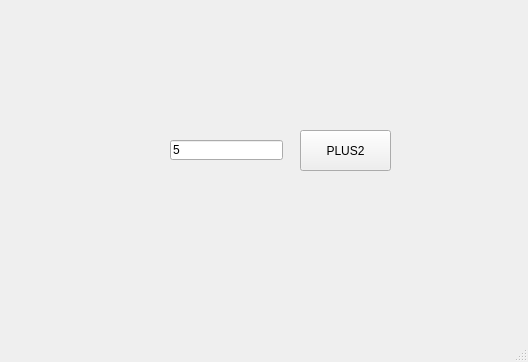
<?xml version="1.0" encoding="UTF-8"?>
<ui version="4.0">
 <class>MainWindow</class>
 <widget class="QMainWindow" name="MainWindow">
  <property name="geometry">
   <rect>
    <x>0</x>
    <y>0</y>
    <width>528</width>
    <height>362</height>
   </rect>
  </property>
  <property name="windowTitle">
   <string>MainWindow</string>
  </property>
  <widget class="QWidget" name="centralwidget">
   <widget class="QLineEdit" name="le">
    <property name="geometry">
     <rect>
      <x>170</x>
      <y>140</y>
      <width>113</width>
      <height>20</height>
     </rect>
    </property>
    <property name="text">
     <string>5</string>
    </property>
   </widget>
   <widget class="QPushButton" name="pb">
    <property name="geometry">
     <rect>
      <x>300</x>
      <y>130</y>
      <width>91</width>
      <height>41</height>
     </rect>
    </property>
    <property name="text">
     <string>PLUS2</string>
    </property>
   </widget>
  </widget>
  <widget class="QMenuBar" name="menubar">
   <property name="geometry">
    <rect>
     <x>0</x>
     <y>0</y>
     <width>528</width>
     <height>21</height>
    </rect>
   </property>
  </widget>
  <widget class="QStatusBar" name="statusbar"/>
 </widget>
 <resources/>
 <connections/>
</ui>
